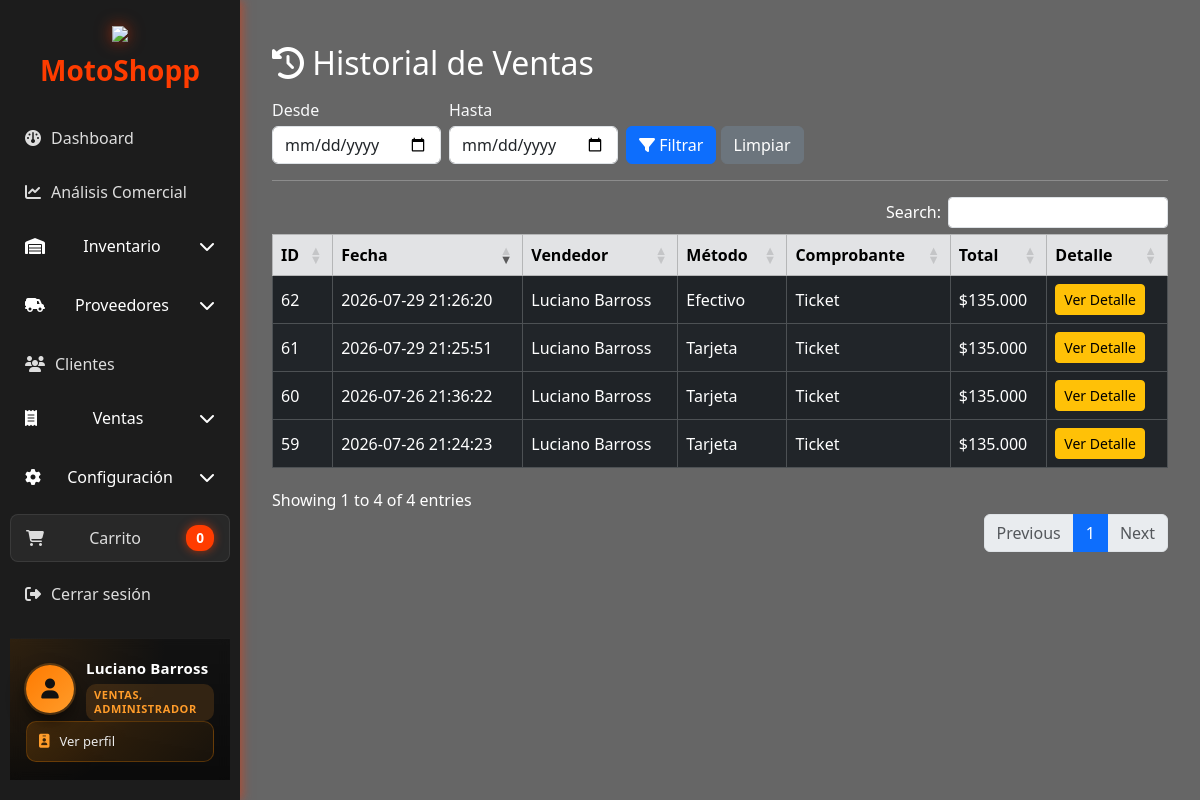
Screenshot of /historial_ventas/index.php (signed in) with the database file from the repository.
### tables this page shows
CREATE TABLE `ventas` (
  `idVenta` int NOT NULL AUTO_INCREMENT,
  `fecha` datetime NOT NULL DEFAULT CURRENT_TIMESTAMP,
  `total` decimal(12,2) NOT NULL,
  `observaciones` text,
  `metodo_pago_idmetodo_pago` int NOT NULL,
  `tipo_comprobante_idtipo_comprobante` int NOT NULL,
  `clientes_idCliente` int NOT NULL,
  `usuario_idusuario` int NOT NULL,
  `moneda_idmoneda` int NOT NULL,
  PRIMARY KEY (`idVenta`),
  KEY `fk_ventas_metodo_pago1_idx` (`metodo_pago_idmetodo_pago`),
  KEY `fk_ventas_tipo_comprobante1_idx` (`tipo_comprobante_idtipo_comprobante`),
  KEY `fk_ventas_clientes1_idx` (`clientes_idCliente`),
  KEY `fk_ventas_usuario1_idx` (`usuario_idusuario`),
  KEY `fk_ventas_moneda1_idx` (`moneda_idmoneda`),
  CONSTRAINT `fk_ventas_cliente` FOREIGN KEY (`clientes_idCliente`) REFERENCES `clientes` (`idCliente`),
  CONSTRAINT `fk_ventas_metodo_pago` FOREIGN KEY (`metodo_pago_idmetodo_pago`) REFERENCES `metodo_pago` (`idmetodo_pago`),
  CONSTRAINT `fk_ventas_moneda` FOREIGN KEY (`moneda_idmoneda`) REFERENCES `moneda` (`idmoneda`),
  CONSTRAINT `fk_ventas_tipo_comprobante` FOREIGN KEY (`tipo_comprobante_idtipo_comprobante`) REFERENCES `tipo_comprobante` (`idtipo_comprobante`),
  CONSTRAINT `fk_ventas_usuario` FOREIGN KEY (`usuario_idusuario`) REFERENCES `usuario` (`idusuario`)
);

CREATE TABLE `usuario` (
  `idusuario` int NOT NULL AUTO_INCREMENT,
  `nombre` varchar(45) DEFAULT NULL,
  `apellido` varchar(45) DEFAULT NULL,
  `dni` int DEFAULT NULL,
  `celular` varchar(20) DEFAULT NULL,
  `usuario` varchar(255) DEFAULT NULL,
  `pass` varchar(250) DEFAULT NULL,
  `avatar` varchar(100) DEFAULT NULL,
  PRIMARY KEY (`idusuario`)
);

CREATE TABLE `metodo_pago` (
  `idmetodo_pago` int NOT NULL AUTO_INCREMENT,
  `nombre` varchar(45) DEFAULT NULL,
  PRIMARY KEY (`idmetodo_pago`)
);

CREATE TABLE `tipo_comprobante` (
  `idtipo_comprobante` int NOT NULL AUTO_INCREMENT,
  `nombre` varchar(45) DEFAULT NULL,
  PRIMARY KEY (`idtipo_comprobante`)
);

### historial_ventas/index.php (the view, shortened to what this page needs)
    <?php
    include '../dashboard/nav.php';
    require_once '../conexion/conexion.php';
    $desde = trim($_GET['desde'] ?? '');
    $hasta = trim($_GET['hasta'] ?? '');
    $whereFecha = '';
    $paramsFecha = [];
    $sql = "
SELECT
    v.idVenta,
    v.fecha,
    v.total,
    mp.nombre AS metodo_pago,
    tc.nombre AS tipo_comprobante,
    u.nombre AS user_nombre,
    u.apellido AS user_apellido,
    /* Cantidad de productos devueltos */
    (
        SELECT COUNT(*)
        FROM detalle_venta dv
        WHERE dv.ventas_idVenta = v.idVenta
          AND dv.devuelto = 1
    ) AS productos_devueltos,
    /* Cantidad total original de productos */
    (
        SELECT SUM(dv2.cantidad)
        FROM detalle_venta dv2
        WHERE dv2.ventas_idVenta = v.idVenta
    ) AS cant_productos,
    /* ¿Está cancelada? */
    (
        SELECT COUNT(*)
        FROM ventas_anuladas va
        WHERE va.ventas_idVenta = v.idVenta
    ) AS esta_cancelada
FROM ventas v
LEFT JOIN usuario u
    ON v.usuario_idusuario = u.idusuario
LEFT JOIN metodo_pago mp
    ON mp.idmetodo_pago = v.metodo_pago_idmetodo_pago
LEFT JOIN tipo_comprobante tc
    ON tc.idtipo_comprobante = v.tipo_comprobante_idtipo_comprobante
WHERE 1=1 $whereFecha
ORDER BY v.fecha DESC;
";
    $stmt = $conexion->prepare($sql);
    $stmt->execute($paramsFecha);
    $ventas = $stmt->fetchAll();
    ?>
    <link rel="stylesheet" href="./historial_ventas.css">
    <link rel="stylesheet" href="https://cdn.datatables.net/buttons/2.4.1/css/buttons.bootstrap5.min.css">
    <div class="container mt-4">
        <h2 class="mb-3"><i class="fa-solid fa-clock-rotate-left"></i> Historial de Ventas</h2>
        <form method="GET" class="row g-2 align-items-end mb-3">
            <div class="col-auto">
                <label class="form-label text-light mb-1">Desde</label>
                <input type="date" name="desde" class="form-control" value="<?= htmlspecialchars($desde) ?>">
            </div>
            <div class="col-auto">
                <label class="form-label text-light mb-1">Hasta</label>
                <input type="date" name="hasta" class="form-control" value="<?= htmlspecialchars($hasta) ?>">
            </div>
            <div class="col-auto">
                <button type="submit" class="btn btn-primary">
                    <i class="fa-solid fa-filter"></i> Filtrar
                </button>
                <a href="index.php" class="btn btn-secondary">Limpiar</a>
            </div>
        </form>
        <hr>
        <table id="tablaHistorial" class="table table-striped table-bordered table-dark align-middle w-100">
            <thead class="table-secondary text-dark">
                <tr>
                    <th>ID</th>
                    <th>Fecha</th>
                    <th>Vendedor</th>
                    <th>Método</th>
                    <th>Comprobante</th>
                    <th>Total</th>
                    <th>Detalle</th>
                </tr>
            </thead>
            <tbody>
                <?php foreach ($ventas as $row): ?>
        <?php
       $clase = "";
        ?>
        <tr class="<?= $clase ?>">
            <td><?= $row['idVenta'] ?></td>
            <td><?= $row['fecha'] ?></td>
            <td><?= $row['user_nombre'].' '.$row['user_apellido'] ?></td>
           <td><?= ucfirst($row['metodo_pago'] ?? 'Sin método') ?></td>
<td><?= ucfirst($row['tipo_comprobante'] ?? 'Sin comprobante') ?></td>
            <td>$<?= number_format($row['total'],0,',','.') ?></td>
            <td>
                <button
                    class="btn btn-warning btn-sm ver-detalle"
                    data-id="<?= $row['idVenta'] ?>"
                    data-fecha="<?= $row['fecha'] ?>"
                    data-vendedor="<?= $row['user_nombre'].' '.$row['user_apellido'] ?>"
                    data-metodo="<?= ucfirst($row['metodo_pago'] ?? 'Sin método') ?>"
data-comprobante="<?= ucfirst($row['tipo_comprobante'] ?? 'Sin comprobante') ?>"
                    data-total="<?= number_format($row['total'],0,',','.') ?>"
                >
                    Ver Detalle
                </button>
            </td>
        </tr>
    <?php endforeach; ?>
            </tbody>
        </table>
    </div>
    <?php include '../dashboard/footer.php'; ?>

### dashboard/estilos_dashboard.css (style rules this page uses)
body { margin: 0; font-family: 'Segoe UI', Tahoma, Geneva, Verdana, sans-serif; background: linear-gradient(rgba(0,0,0,0.6), rgba(0,0,0,0.6)), url('../imagenes/fondo_motos.png') no-repeat center center fixed; background-size: cover; display: flex; height: 100vh; }

### historial_ventas/historial_ventas.css (style rules this page uses)
#tablaHistorial tbody tr { transition: background-color 0.3s ease-in-out; }

### rows the page displays
ventas: idVenta "62", fecha "2026-07-29 21:26:20", usuario_idusuario.nombre "Luciano", usuario_idusuario.apellido "Barross", metodo_pago_idmetodo_pago.nombre "Efectivo", tipo_comprobante_idtipo_comprobante.nombre "Ticket", total "135.000"
ventas: idVenta "61", fecha "2026-07-29 21:25:51", usuario_idusuario.nombre "Luciano", usuario_idusuario.apellido "Barross", metodo_pago_idmetodo_pago.nombre "Tarjeta", tipo_comprobante_idtipo_comprobante.nombre "Ticket", total "135.000"
ventas: idVenta "60", fecha "2026-07-26 21:36:22", usuario_idusuario.nombre "Luciano", usuario_idusuario.apellido "Barross", metodo_pago_idmetodo_pago.nombre "Tarjeta", tipo_comprobante_idtipo_comprobante.nombre "Ticket", total "135.000"
ventas: idVenta "59", fecha "2026-07-26 21:24:23", usuario_idusuario.nombre "Luciano", usuario_idusuario.apellido "Barross", metodo_pago_idmetodo_pago.nombre "Tarjeta", tipo_comprobante_idtipo_comprobante.nombre "Ticket", total "135.000"

### other values shown
$rol "VENTAS, ADMINISTRADOR"
